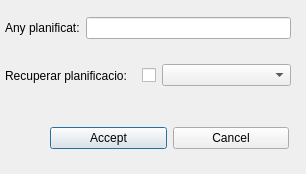
<?xml version="1.0" encoding="UTF-8"?>
<ui version="4.0">
 <class>tree_manage</class>
 <widget class="QDialog" name="tree_manage">
  <property name="geometry">
   <rect>
    <x>0</x>
    <y>0</y>
    <width>306</width>
    <height>174</height>
   </rect>
  </property>
  <property name="sizePolicy">
   <sizepolicy hsizetype="Fixed" vsizetype="Fixed">
    <horstretch>0</horstretch>
    <verstretch>0</verstretch>
   </sizepolicy>
  </property>
  <property name="windowTitle">
   <string>Tree manage</string>
  </property>
  <widget class="QWidget" name="horizontalLayoutWidget">
   <property name="geometry">
    <rect>
     <x>5</x>
     <y>10</y>
     <width>286</width>
     <height>36</height>
    </rect>
   </property>
   <layout class="QHBoxLayout" name="horizontalLayout">
    <item>
     <widget class="QLabel" name="plan_any">
      <property name="text">
       <string>Any planificat:</string>
      </property>
     </widget>
    </item>
    <item>
     <widget class="QLineEdit" name="txt_year"/>
    </item>
   </layout>
  </widget>
  <widget class="QWidget" name="horizontalLayoutWidget_2">
   <property name="geometry">
    <rect>
     <x>5</x>
     <y>55</y>
     <width>286</width>
     <height>41</height>
    </rect>
   </property>
   <layout class="QHBoxLayout" name="horizontalLayout_2">
    <item>
     <widget class="QLabel" name="label">
      <property name="text">
       <string>Recuperar planificacio:</string>
      </property>
     </widget>
    </item>
    <item>
     <widget class="QCheckBox" name="chk_year">
      <property name="maximumSize">
       <size>
        <width>16</width>
        <height>16777215</height>
       </size>
      </property>
      <property name="layoutDirection">
       <enum>Qt::RightToLeft</enum>
      </property>
      <property name="text">
       <string/>
      </property>
     </widget>
    </item>
    <item>
     <widget class="QComboBox" name="cbx_years"/>
    </item>
   </layout>
  </widget>
  <widget class="QWidget" name="horizontalLayoutWidget_3">
   <property name="geometry">
    <rect>
     <x>50</x>
     <y>115</y>
     <width>239</width>
     <height>46</height>
    </rect>
   </property>
   <layout class="QHBoxLayout" name="horizontalLayout_3">
    <item>
     <widget class="QPushButton" name="btn_accept">
      <property name="text">
       <string>Accept</string>
      </property>
     </widget>
    </item>
    <item>
     <widget class="QPushButton" name="btn_cancel">
      <property name="text">
       <string>Cancel</string>
      </property>
     </widget>
    </item>
   </layout>
  </widget>
 </widget>
 <resources/>
 <connections/>
</ui>
